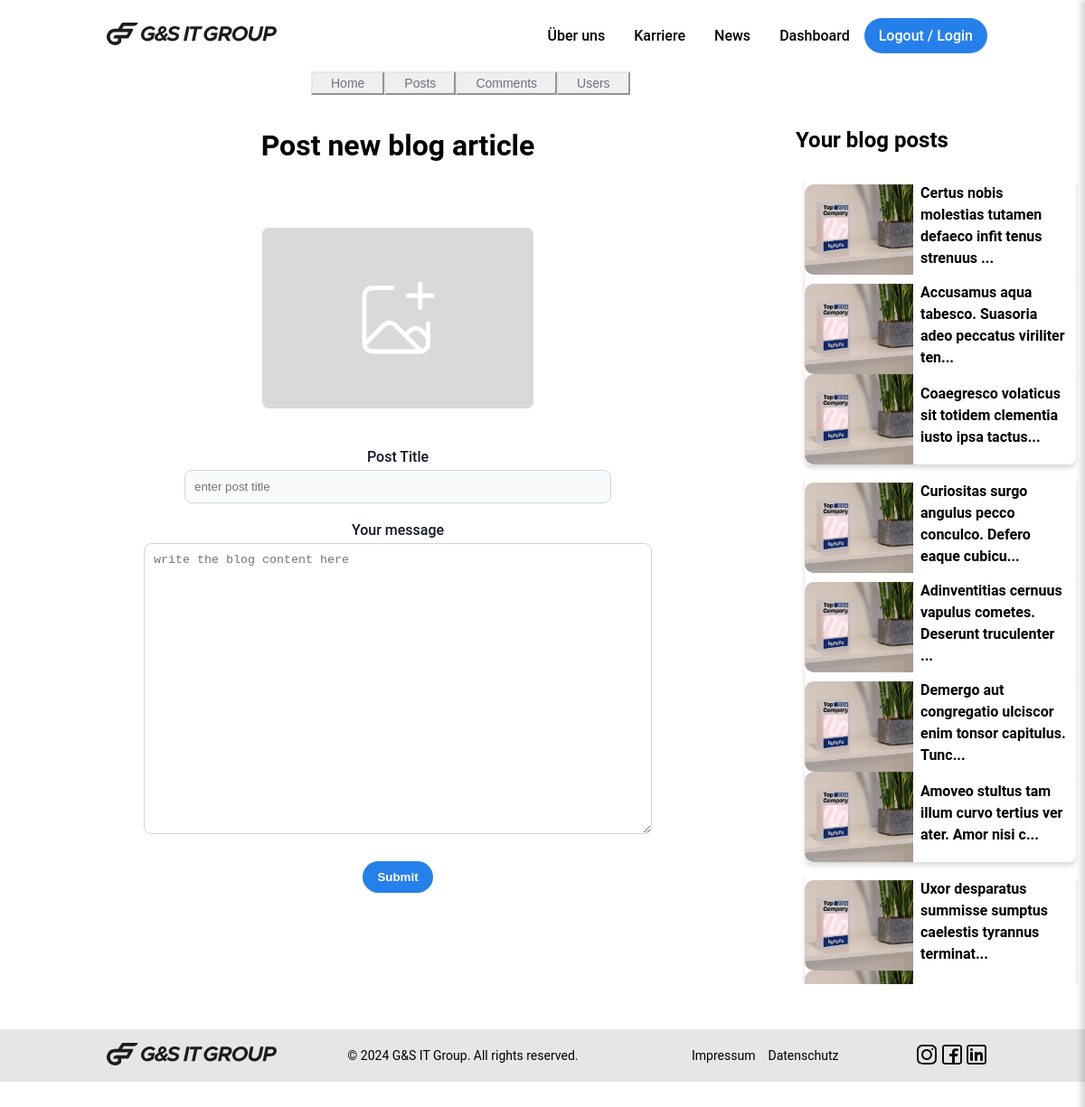
Page /dashboard.php on the committed database.
### tables this page shows
CREATE TABLE `posts` (
  `id` int(11) NOT NULL,
  `user_id` int(11) NOT NULL,
  `thumbnail` varchar(255) DEFAULT NULL,
  `headline` varchar(160) NOT NULL,
  `source` varchar(160) DEFAULT NULL,
  `article` longtext NOT NULL,
  `status` int(1) NOT NULL DEFAULT 0,
  `created_at` timestamp NOT NULL DEFAULT current_timestamp(),
  `updated_at` timestamp NULL DEFAULT NULL ON UPDATE current_timestamp(),
  `deleted_at` timestamp NULL DEFAULT NULL
);

### config/app.php (called while the page is built, shortened)
<?PHP
function env($key = null)
{
  $dir = "./.env";
  $obj = [];
  $file = fopen($dir, "r");
  while (!feof($file)) {
    $arr = explode('=', fgets($file));
    if (strlen(trim($arr[0])) > 0)
      $obj[$arr[0]] = trim($arr[1]);
  }
  if ($key) {
    if (array_key_exists($key, $obj)) {
      return $obj[$key];
    } else {
      return null;
    }
  } else {
    return (object)$obj;
  }
}

### repositories/PostRepository.php (called while the page is built, shortened)
<?php
require_once './config/database.php';
final class PostRepository extends Database
{
  function getPosts(): array
  {
    return $this->read();
  }
}
$postRepository = new PostRepository();

### config/database.php (called while the page is built, shortened)
<?php
class Database
{
  private $conn;
  function __construct(private string|null $tb = null)
  {
    $database = env("DB_DATABASE");
    $username = env("DB_USERNAME");
    $password = env("DB_PASSWORD");
    $this->conn = $conn = new mysqli("localhost", $username, $password, $database);
  }
  protected function read(array|int $req = 0): array|object
  {
    $res = [];
    if (is_int($req) && $req > 0) {
      $res = new stdClass;
      $sql = "SELECT * FROM {$this->tb} WHERE id=?";
      $stmt = $this->conn->prepare($sql);
      $stmt->bind_param("i", $req);
      $stmt->execute();
      $result = $stmt->get_result();
      $res = $result->fetch_object() ?? new stdClass;
    } else {
      $res = [];
      $sql = "SELECT * FROM {$this->tb} ORDER BY id DESC";
      $stmt = $this->conn->prepare($sql);
      $stmt->execute();
      $result = $stmt->get_result();
      while ($row = $result->fetch_assoc()) {
        array_push($res, $row);
      }
    }
    return $res;
  }
}

### components/postCardSmall.php (the view)
<?php
require_once './repositories/PostRepository.php';
$posts = $postRepository->getPosts();
?>
<div class="post-small-container">
        <h2 class="">
            Your blog posts
        </h2>
<?php foreach ($posts as $post) { ?>
    <a href="#" class="post-small-linker">
        <div class="post-small-card desktop<?php if($page_number > 1){ echo ' hide';}  ?>">
            <img class="post-small-image" src="./public/uploads/Kununu-Award-30f3cc64.jpg" alt="">
            <div class="post-small-body">
                <div class="post-small-title">
                <?=  substr($post['article'], 0, 60) . '...' ; ?>
                </div>
            </div>
        </div>
    </a>
<?php } ?>
</div>

### public/styles/app.css (style rules this page uses)
body { font-family: 'Roboto', sans-serif; margin: 0; padding: 0; }
.post-small-container { display: flex; flex-direction: column; gap: 5px; width: 320px; margin: 10px auto 0; height: 968px; overflow-y: scroll; }
.post-small-card { width: 300px; display: flex; flex-direction: row; align-items: center; border-radius: 8px; border-width: 1px; border-color: #E5E7EB; background-color: #ffffff; box-shadow: 0px 4px 5px #00000025; }
.post-small-image { border-top-left-radius: 10px; border-bottom-left-radius: 10px; width: 40%; height: 100px; min-height: 100px; object-fit: cover; }
.post-small-body { display: flex; padding: 8px; flex-direction: column; justify-content: space-between; line-height: 1.5; }
.post-small-title { margin-bottom: 8px; font-weight: 700; }
.post-small-linker { text-decoration: none; color: #000; width: auto; display: inline-block; height: 100px; margin: 0 auto 5px; }

### rows in the picture
posts: article "Certus nobis molestias tutamen defaeco infit tenus strenuus"
posts: article "Accusamus aqua tabesco. Suasoria adeo peccatus viriliter ten"
posts: article "Coaegresco volaticus sit totidem clementia iusto ipsa tactus"
posts: article "Curiositas surgo angulus pecco conculco. Defero eaque cubicu"
posts: article "Adinventitias cernuus vapulus cometes. Deserunt truculenter"
posts: article "Demergo aut congregatio ulciscor enim tonsor capitulus. Tunc"
posts: article "Amoveo stultus tam illum curvo tertius ver ater. Amor nisi c"
posts: article "Uxor desparatus summisse sumptus caelestis tyrannus terminat"
